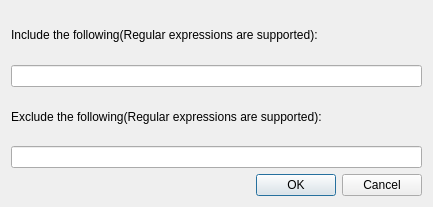
<?xml version="1.0" encoding="UTF-8"?>
<ui version="4.0">
 <class>CDlgFilter</class>
 <widget class="QDialog" name="CDlgFilter">
  <property name="geometry">
   <rect>
    <x>0</x>
    <y>0</y>
    <width>433</width>
    <height>207</height>
   </rect>
  </property>
  <property name="windowTitle">
   <string>Filter</string>
  </property>
  <layout class="QGridLayout" name="gridLayout">
   <item row="0" column="0">
    <widget class="QLabel" name="label">
     <property name="text">
      <string>Include the following(Regular expressions are supported):</string>
     </property>
    </widget>
   </item>
   <item row="1" column="0">
    <widget class="QLineEdit" name="leInclude"/>
   </item>
   <item row="2" column="0">
    <widget class="QLabel" name="label_2">
     <property name="text">
      <string>Exclude the following(Regular expressions are supported):</string>
     </property>
    </widget>
   </item>
   <item row="3" column="0">
    <widget class="QLineEdit" name="leExclude"/>
   </item>
   <item row="4" column="0">
    <widget class="QDialogButtonBox" name="buttonBox">
     <property name="orientation">
      <enum>Qt::Horizontal</enum>
     </property>
     <property name="standardButtons">
      <set>QDialogButtonBox::Cancel|QDialogButtonBox::Ok</set>
     </property>
    </widget>
   </item>
  </layout>
 </widget>
 <resources/>
 <connections>
  <connection>
   <sender>buttonBox</sender>
   <signal>accepted()</signal>
   <receiver>CDlgFilter</receiver>
   <slot>accept()</slot>
   <hints>
    <hint type="sourcelabel">
     <x>248</x>
     <y>254</y>
    </hint>
    <hint type="destinationlabel">
     <x>157</x>
     <y>274</y>
    </hint>
   </hints>
  </connection>
  <connection>
   <sender>buttonBox</sender>
   <signal>rejected()</signal>
   <receiver>CDlgFilter</receiver>
   <slot>reject()</slot>
   <hints>
    <hint type="sourcelabel">
     <x>316</x>
     <y>260</y>
    </hint>
    <hint type="destinationlabel">
     <x>286</x>
     <y>274</y>
    </hint>
   </hints>
  </connection>
 </connections>
</ui>
